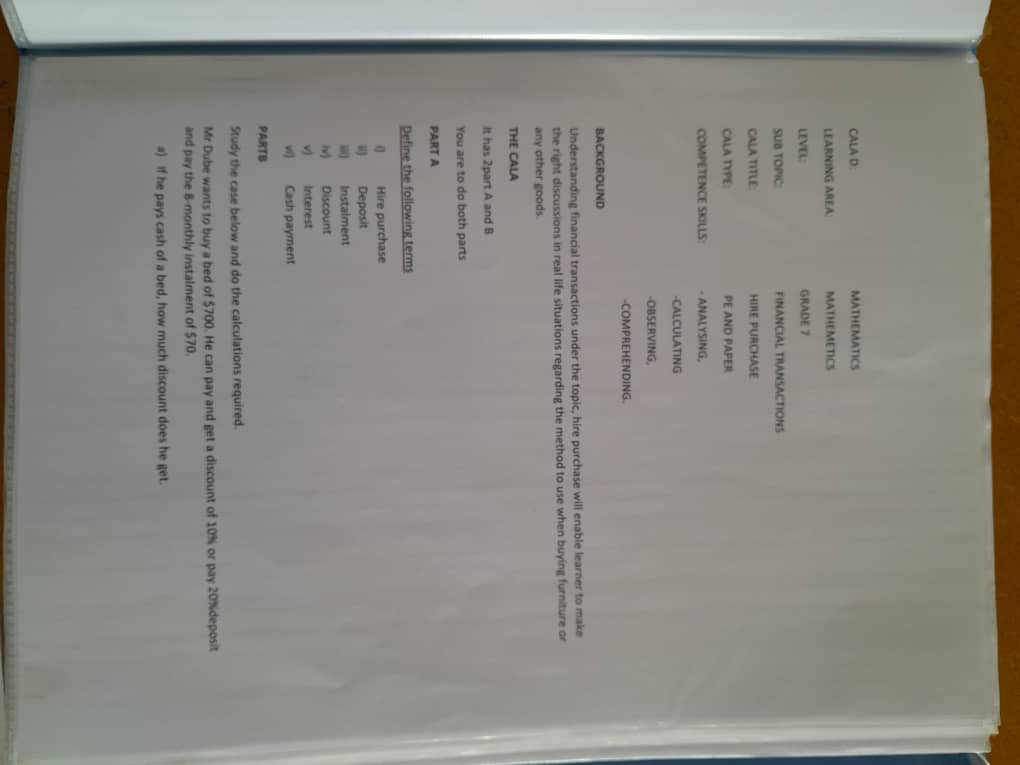
#> input picture image.jpg, 1020 x 765 px
$ python pixel.py
#> lines starting #> are read from the running program, lines starting #| are printed output that depends on the picture
from PIL import Image
import numpy as np


def encrypt_image(input_image_path, output_image_path):
    # Open the image
#> called with input_image_path = 'image.jpg', output_image_path = 'encrypted_image.png'
    image = Image.open(input_image_path)
#> image is the input picture: PIL image 1020x765 RGB; mean R, G, B 138.9, 136.4, 131.2
    pixels = np.array(image)

    # Encrypt pixels by applying a simple operation
    encrypted_pixels = (pixels + 50) % 256  # Add 50 to each pixel value
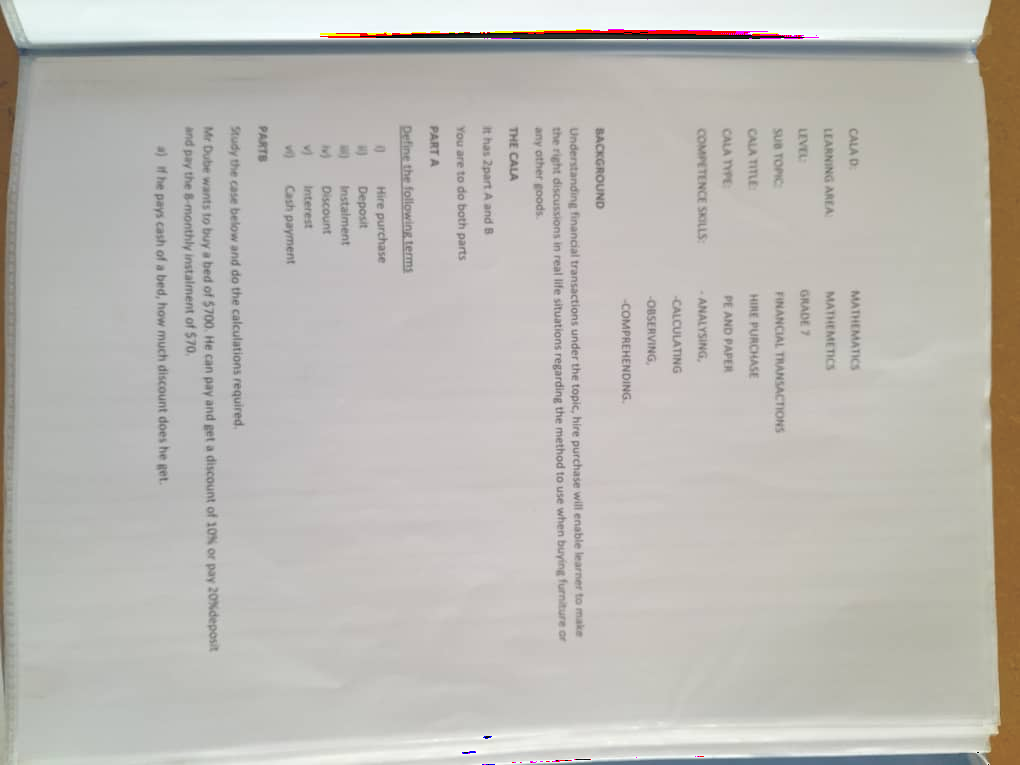
#> encrypted_pixels: shape (765, 1020, 3) int16; mean R, G, B 188.3, 185.3, 180.1
    encrypted_image = Image.fromarray(encrypted_pixels.astype('uint8'))

    # Save the encrypted image
    encrypted_image.save(output_image_path)
    print(f"Image encrypted and saved as {output_image_path}")


def decrypt_image(encrypted_image_path, output_image_path):
    # Open the encrypted image
#> called with encrypted_image_path = 'encrypted_image.png', output_image_path = 'decrypted_image.jpg'
    encrypted_image = Image.open(encrypted_image_path)
    encrypted_pixels = np.array(encrypted_image)

    # Decrypt pixels by reversing the operation
    decrypted_pixels = (encrypted_pixels - 50) % 256  # Subtract 50 from each pixel value
    decrypted_image = Image.fromarray(decrypted_pixels.astype('uint8'))

    # Save the decrypted image
    decrypted_image.save(output_image_path)
    print(f"Image decrypted and saved as {output_image_path}")


# Example usage:
if __name__ == "__main__":
    encrypt_image('image.jpg', 'encrypted_image.png')
    decrypt_image('encrypted_image.png', 'decrypted_image.jpg')
